Frame 1 (no input): blank canvas, image omitted
Frame 60 (no input): blank canvas, image omitted
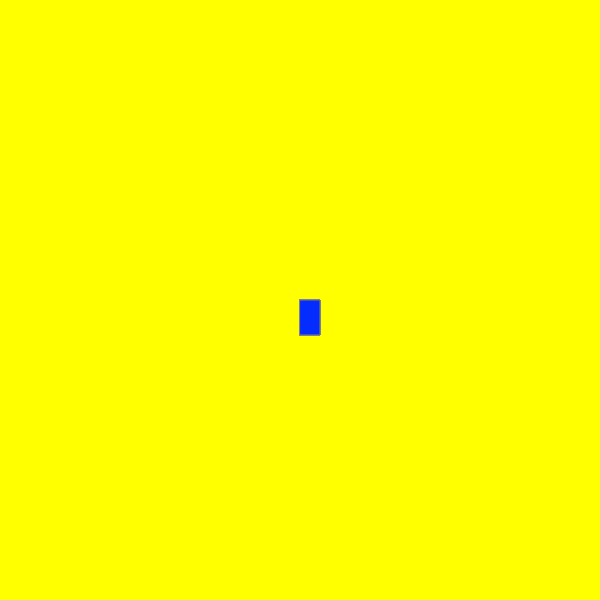
Frame 120 (the mouse pressed at the canvas centre since frame 60)

The p5.js sketch whose frames 1 and 60 were blank and that drew this single picture after the mouse press (run headless with seeded random() and noise() and a simulated clock; from frame 60 on, the mouse is pressed at the canvas centre):

// p5.js sketch
// ── sketch.js
function setup() {
  createCanvas(600, 600);
  background("yellow");
}


function draw() {
stroke("grey");
fill("rgb(5,44,255)");

if(mouseIsPressed){
  rect(mouseX, mouseY, 20, 35);
}

}
